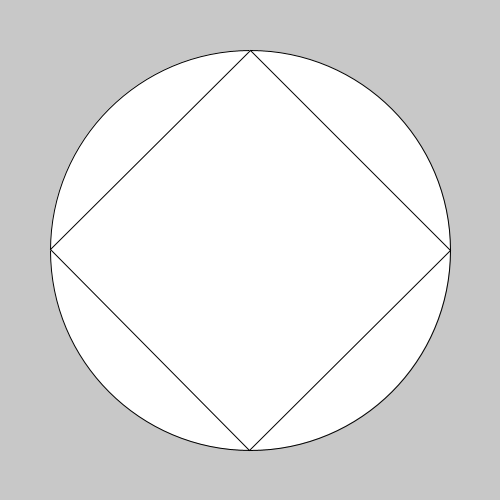
Frame 1 (no input)
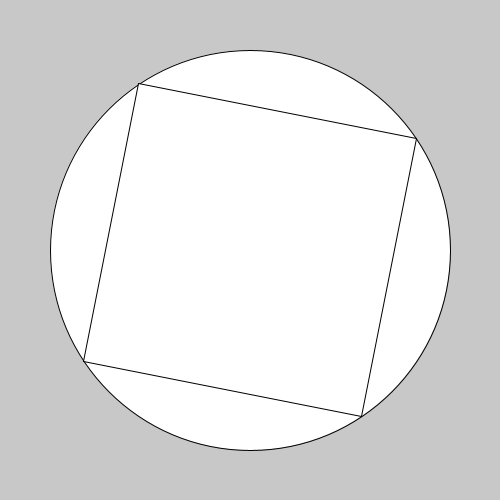
Frame 60 (the mouse pressed at the canvas centre just before this capture)
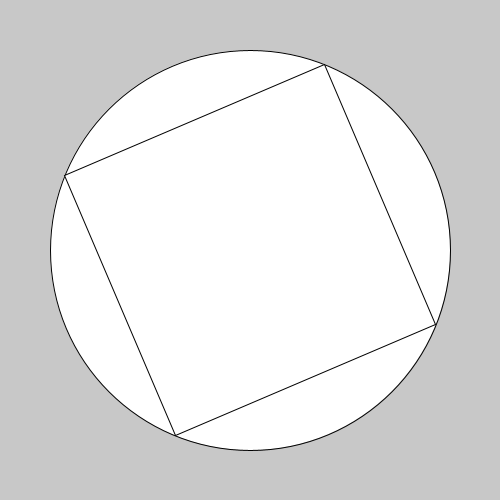
Frame 120 (the mouse held since frame 60 and released just before this capture)

The Processing sketch that drew these frames (run headless with seeded random() and noise(); from frame 60 on, the mouse is pressed at the canvas centre):

// Processing sketch: Aula1
// ── Aula1.pde
//https://processing.org/reference/

float a =0 ;

void setup(){
   size(500,500); // tamanho na tela
   //rectMode(CENTER);
}

// Loop implicito
void draw(){
  
    /*
    background(200); //cor
   translate(width/2,height/2); // Define o ponto de origem da tela
   int w=80;
   int h=100; // termos em Rosa é variavel global
   rect(mouseX,mouseY,w,h); // Fazer retangulo(x,y,largura,altura) 
   */
   background(200);
   translate(width/2,height/2);
   int r=200;
   int n=4;
   //int n= (int) map(mouseX,0,width,3,20); //Rgra de 3 0-3 e width-20
   float angulo= TWO_PI/n;
   ellipse(0,0,r*2,r*2); // Faz circunferencia(posX,posY,raio,raio)
   beginShape();
   for(int i=0;i<n;i++){
      
     //float x= r * cos(angulo*i);
     //float y= r * sin(angulo*i);
     //float x= r * cos(angulo*i-HALF_PI);
     //float y= r * sin(angulo*i-HALF_PI);
     float x= r * cos(angulo*i-a);
     float y= r * sin(angulo*i-a);
     //line(0,0,x,y);
     //ellipse(x,y,5,5);
     vertex(x,y);       // Adiciona um vertice a forma
   } 
   endShape(CLOSE);
   
   a +=0.01;
}  
